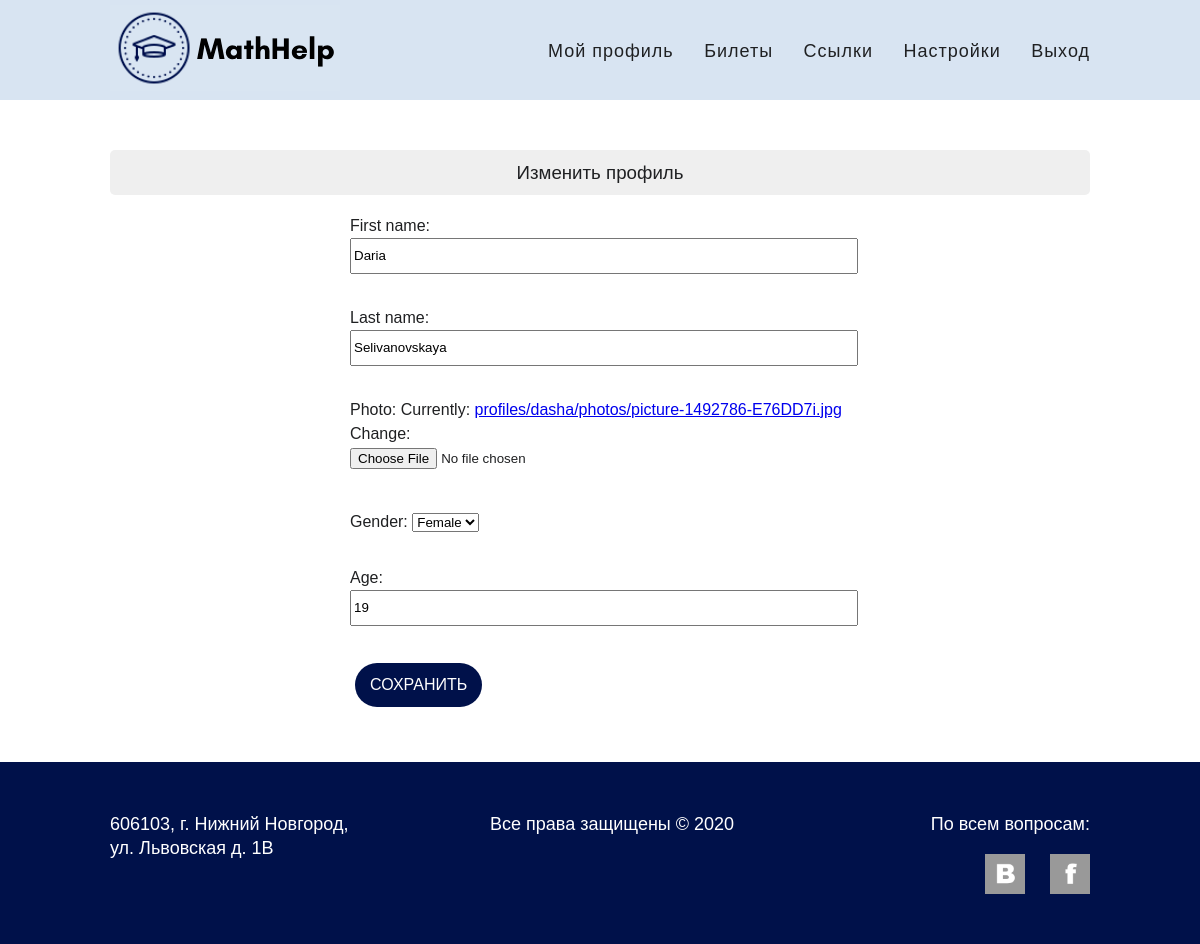
/profiles/dasha/update (signed in), run on the app's committed database.
### apps/profiles/models.py (models this page shows, shortened)
class Profile(models.Model):
    MALE, FEMALE = 'M', 'F'
    GENDER_CHOICES = ((MALE, 'Male'), (FEMALE, 'Female'))
    PHOTO_MAX_WIDTH = 250
    PHOTO_MAX_HEIGHT = 250
    user = models.OneToOneField(get_user_model(), on_delete=models.CASCADE)
    first_name = models.CharField(max_length=128, default='')
    last_name = models.CharField(max_length=128, default='')
    photo = models.ImageField(
        upload_to=get_profile_photo_upload_path,
        default=get_default_profile_photo_path
    )
    gender = models.CharField(
        max_length=1, choices=GENDER_CHOICES, default=MALE, blank=True
    )
    age = models.PositiveSmallIntegerField(default=0, blank=True)
    login_count = models.IntegerField(default=0)

### apps/profiles/views.py (the view)
class ProfileUpdateView(SuccessMessageMixin, UpdateView):
    model = Profile
    form_class = ProfileUpdateForm
    template_name = f'{ProfilesConfig.name}/profile-update.html'
    success_url = reverse_lazy(ProfilesConfig.PROFILE_REDIRECT_URL)
    success_message = 'Профиль был успешно обновлён.'
    def get_object(self):
        return self.request.user.profile

### apps/profiles/forms.py (shortened to what this page needs)
class ProfileUpdateForm(ModelForm):
    error_messages = {
        'invalid_photo_size': (
            'Максимальный размер фотографии '
            f'{Profile.PHOTO_MAX_WIDTH} x {Profile.PHOTO_MAX_HEIGHT} пикселей.'
        )
    }
    class Meta:
        model = Profile
        fields = ("first_name", "last_name", 'photo', 'gender', 'age')
    def __init__(self, *args, **kwargs):
        super().__init__(*args, **kwargs)
        self.use_required_attribute = False

### apps/accounts/context_processors.py (called while the page is built)
def accounts(request):
    return {
        'ACCOUNT_LOGIN_URL':           AccountsConfig.ACCOUNT_LOGIN_URL,
        'ACCOUNT_LOGOUT_URL':          AccountsConfig.ACCOUNT_LOGOUT_URL,
        'ACCOUNT_SETTINGS_URL':        AccountsConfig.ACCOUNT_SETTINGS_URL,
        'ACCOUNT_CREATE_URL':          AccountsConfig.ACCOUNT_CREATE_URL,
        'ACCOUNT_DELETE_URL':          AccountsConfig.ACCOUNT_DELETE_URL,
        'ACCOUNT_PASSWORD_CHANGE_URL': AccountsConfig.ACCOUNT_PASSWORD_CHANGE_URL,
        'ACCOUNT_USERNAME_UPDATE_URL': AccountsConfig.ACCOUNT_USERNAME_UPDATE_URL,
        'ACCOUNT_EMAIL_UPDATE_URL':    AccountsConfig.ACCOUNT_EMAIL_UPDATE_URL,
    }

### apps/forum/context_processors.py (called while the page is built)
def forum(request):
    return {
        'COMMENT_CREATE_URL': ForumConfig.COMMENT_CREATE_URL,
        'COMMENT_DELETE_URL': ForumConfig.COMMENT_DELETE_URL,
    }

### apps/pages/context_processors.py (called while the page is built)
def pages(request):
    return {
        'INDEX_URL':      PagesConfig.INDEX_URL,
        'REFERENCES_URL': PagesConfig.REFERENCES_URL,
    }

### apps/profiles/context_processors.py (called while the page is built)
def profiles(request):
    return {
        'PROFILE_REDIRECT_URL': ProfilesConfig.PROFILE_DETAIL_URL,
        'PROFILE_DETAIL_URL':   ProfilesConfig.PROFILE_DETAIL_URL,
        'PROFILE_UPDATE_URL':   ProfilesConfig.PROFILE_UPDATE_URL,
    }

### apps/quiz/context_processors.py (called while the page is built)
def quiz(request):
    return {
        'QUIZ_TICKET_URL':  quiz_config.QUIZ_TICKET_URL,
        'QUIZ_RESULT_URL':  quiz_config.QUIZ_RESULT_URL,
        'QUIZ_SAVE_URL':    quiz_config.QUIZ_SAVE_URL,
        'QUIZ_RESTART_URL': quiz_config.QUIZ_RESTART_URL,
        'QUIZ_REPORT_URL':  quiz_config.QUIZ_REPORT_URL,
    }

### apps/tickets/context_processors.py (called while the page is built)
def tickets(request):
    return {
        'TICKET_LIST_URL':     TicketsConfig.TICKET_LIST_URL,
        'TICKET_DETAIL_URL':   TicketsConfig.TICKET_DETAIL_URL,
        'TICKET_READ_PDF_URL': TicketsConfig.TICKET_READ_PDF_URL,
    }

### apps/profiles/templates/profiles/profile-update.html (shortened to what this page needs)
{% extends 'base.html' %}
{% load static %}
{% block content %}
  <section class="get-info">
    <div class="container">
      <div class="heading">
        <h3>Изменить профиль</h3>
      </div>
      <form class="get-info-form" action="{% url PROFILE_UPDATE_URL user.username %}"
        method="POST" enctype="multipart/form-data">
        {{ form.as_p }}
       <button type="submit" class="btn btn-blue">Сохранить</button>
      </form>
    </div>
  </section>
{% endblock %}

### static/css/style.css (style rules this page uses)
body { min-width: 1000px; margin: 0; padding: 0; font-family: Arial, sans-serif; font-size: 16px; line-height: 24px; color: #1f2022; }
.container { width: 980px; margin: 0 auto; padding: 0 10px; }
.btn { display: inline-block; padding: 15px; margin: 5px; font-size: 16px; line-height: 14px; vertical-align: top; text-align: center; text-decoration: none; text-transform: uppercase; color: #ffffff; cursor: pointer; outline: none; border: none; border-radius:999px; }
.btn-blue { background: #00114a; }
.get-info { padding-top: 30px; padding-bottom: 50px; }
.get-info .container { display: table; clear: both; content: ""; }
.get-info-form { margin: 0 auto; width: 500px; }
.get-info-form p { display: block; padding-bottom: 16px; width: 500px; }
.get-info-form input { width: 500px; height: 30px; }
.heading { background: #efefef; border: none; border-radius: 5px; text-align: center; margin-top: 20px; }
.heading h3 { padding-top: 10px; padding-bottom: 10px; font-weight: normal; line-height: 25px; }

### data on the page
Profile: first_name "Daria", last_name "Selivanovskaya", gender "Female", age "19"
